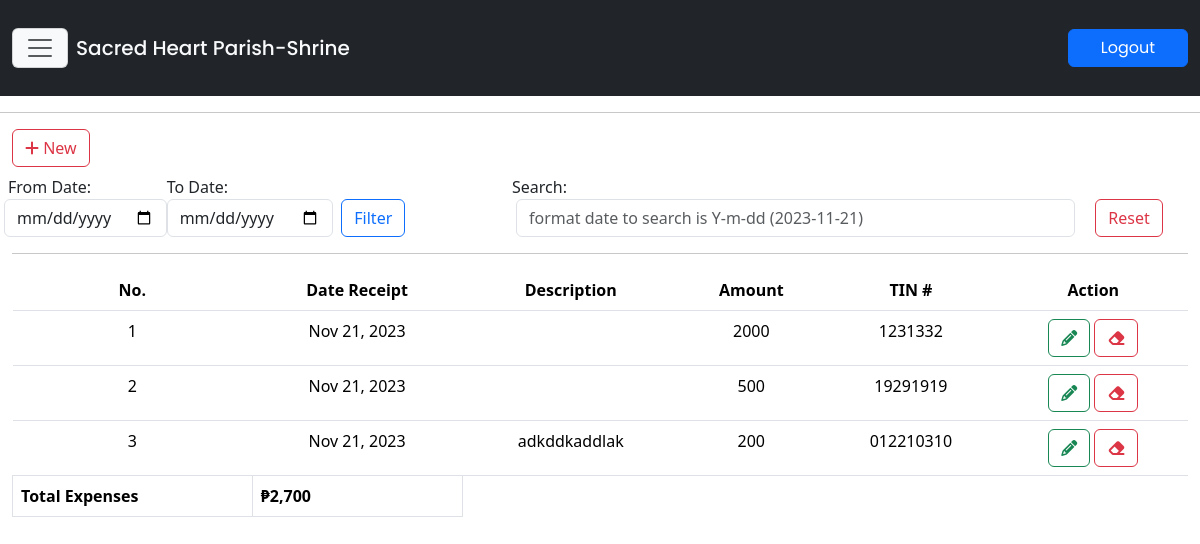
/scred_heart/main/church-expenses.php (signed in), run on the app's committed database.
### tables this page shows
CREATE TABLE `tbl_church_expenses` (
  `expenses_id` int(11) NOT NULL,
  `date_receipt` varchar(255) DEFAULT NULL,
  `description` longtext DEFAULT NULL,
  `tin` varchar(255) DEFAULT NULL,
  `expenses` varchar(255) NOT NULL,
  `encode_by` varchar(255) NOT NULL,
  `updated_by` varchar(255) NOT NULL,
  `date_encode` varchar(255) DEFAULT NULL,
  `date_updated` varchar(255) DEFAULT NULL
);

### scred_heart/inc/functions.php (called while the page is built, shortened)
<?php
include("conn.php");
$view_church_tbl_expenses = "SELECT *, expenses AS total_church_expenses  FROM tbl_church_expenses ORDER BY expenses_id DESC";
$church_tbl_list = $conn->query($view_church_tbl_expenses) or die($conn->error);
?>

### scred_heart/main/church-expenses.php (the view, shortened to what this page needs)
<?php
require_once "../inc/functions.php";
?>
<!DOCTYPE html>
<html lang="en">
<?php require_once "template-parts/head.php"; ?>
<body>
<?php
require_once "template-parts/navLogin.php";
?>
<section id="church-expenses" class="mb-5">
<div class="container-fluid mt-5">
<div class="row">
<div class="col-md-12 mt-3">
<h5 class="">List of Expenses</h5>
</div>
</div>
</div>
<hr>
<div class="container-fluid">
<div class="row">
	<div class="col-md-12">
		<button type="button" class="btn btn-outline-danger" data-bs-toggle="modal" data-bs-target="#modaladdchurchExpenses"><i class="fa-solid fa-plus"></i> New</button>
	</div>
</div>
<div class="row mb-md-3 mb-2">
<div class="col-md-5 mb-md-0 mb-3">
<div class="row mt-2">
			<div class="col-md-4 ps-1 pe-0">
			<label class="ms-1">From Date:</label>
			<input type="date" class="form-control" name="churchexp_from_date" id="churchexp_from_date">
		</div>
		<div class="col-md-4 ps-md-0 ps-1 ps pe-0">
			<label>To Date:</label>
			<input type="date" class="form-control" name="churchexp_to_date" id="churchexp_to_date">
		</div>
		<div class="col-md-4 p-0 mt-4">
			<input type="button" name="churchexp_filter" id="churchexp_filter" class="btn ms-md-2 ms-0 btn-outline-primary" value="Filter">
		</div>
	</div>
</div>
<div class="col-md-7">
<div class="row">
<div class="col-md-12">
	<label class="mt-2">Search:</label>
</div>
</div>
<div class="row">
	<div class="col-md-10">
		<input type="search" id="seachChurchExp" placeholder="format date to search is Y-m-dd (2023-11-21)" class="form-control ms-1 me-2 seachChurchExp">
	</div>
	<div class="col-md-2">
		<a href="church-expenses" class="mt-md-0 mt-2 text-end text-md-start btn btn-outline-danger" type="button">Reset</a>
	</div>
</div>
</div>
</div>
<hr>
<div class="row">
<div class="col-md-12">
<div class="table-responsive">
<div id="showChurchExpensesData">
<table class="table table-hover" id="table-church-expenses">
<thead>
	<tr class="text-center">
		<th>No.</th>
		<th>Date Receipt</th>
		<th>Description</th>
		<th>Amount</th>
		<th>TIN #</th>
		<th>Action</th>
	</tr>
</thead>
<?php
	$ctr = 1;
	$peso_sign = "\xE2\x82\xB1";
	$total_amount = 0;
	while ($row_church = $church_tbl_list->fetch_assoc()) {
	$originalDate = $row_church["date_receipt"];
	$datechurch = new DateTime($originalDate);
	$formatDate = $datechurch->format("M d, Y");
	$total_amount += $row_church["expenses"];
?>
<tbody>
<tr class="text-center">
	<td><?= $ctr; ?></td>
	<td><?= $formatDate; ?></td>
	<td><?= $row_church["description"]; ?></td>
	<td><?= $row_church["expenses"]; ?></td>
	<td><?= $row_church["tin"]; ?></td>
	<td>
		<a href="#" id="<?= $row_church['expenses_id']; ?>" class="btn btn-outline-success editChurch-data" type="button" data-bs-toggle="modal" data-bs-target="#modalUpdateChurch"><i class="fa-solid fa-pencil"></i></a> <a id="<?= $row_church['expenses_id']; ?>" href="#" type="button" class="btn btn-outline-danger deleteChurch-data" data-bs-toggle="modal" data-bs-target="#modalDeleteChurchExp"><i class="fa-solid fa-eraser"></i></a>
	</td>
</tr>
<?php
		$ctr++;
	}
?>
<tr>
	<th class='border'>Total Expenses</th>
	<td class="border fw-bolder">
	<?php
		echo $peso_sign.number_format($total_amount);
	?>
	</td>
</tr>
</tbody>
</table>
</div>
</div>
</div>
</div>
</div>
</section>
</body>
</html>

### scred_heart/main/css/custom.css (style rules this page uses)
:root { --sofia: "Sofia", sans-serif; --arial: Arial; --tang: "Tangerine", serif; --Comic: "Comic Sans MS", cursive, sans-serif; --Roman: times new roman; --cursive: cursive; --bgGradient: linear-gradient(132deg, rgb(0,0,0), #8d8686); --yellowish: #a0e11f; --maroon: rgba(230,16,16,0.85); --blackish: rgba(0,0,0,0.71); --verdigis: #50a2a7; --divBackground: rgba(22, 22, 21, .6); --menuBackground: rgba(192, 146, 49, .8); --whiteBackground: rgba(251, 244, 248, .9); --stroke: rgb(19, 20, 21) 4px 0px 0px, rgb(19, 20, 21) 3.87565px 0.989616px 0px, rgb(19, 20, 21) 3.51033px 1.9177px 0px, rgb(19, 20, 21) 2.92676px 2.72656px 0px, rgb(19, 20, 21) 2.16121px 3.36588px 0px, rgb(19, 20, 21) 1.26129px 3.79594px 0px, rgb(19, 20, 21) 0.282949px 3.98998px 0px, rgb(19, 20, 21) -0.712984px 3.93594px 0px, rgb(19, 20, 21) -1.66459px 3.63719px 0px, rgb(19, 20, 21) -2.51269px 3.11229px 0px, rgb(19, 20, 21) -3.20457px 2.39389px 0px, rgb(19, 20, 21) -3.69721px 1.52664px 0px, rgb(19, 20, 21) -3.95997px 0.56448px 0px, rgb(19, 20, 21) -3.97652px -0.432781px 0px, rgb(19, 20, 21) -3.74583px -1.40313px 0px, rgb(19, 20, 21) -3.28224px -2.28625px 0px, rgb(19, 20, 21) -2.61457px -3.02721px 0px, rgb(19, 20, 21) -1.78435px -3.57996px 0px, rgb(19, 20, 21) -0.843183px -3.91012px 0px, rgb(19, 20, 21) 0.150409px -3.99717px 0px, rgb(19, 20, 21) 1.13465px -3.8357px 0px, rgb(19, 20, 21) 2.04834px -3.43574px 0px, rgb(19, 20, 21) 2.83468px -2.82216px 0px, rgb(19, 20, 21) 3.44477px -2.03312px 0px, rgb(19, 20, 21) 3.84068px -1.11766px 0px, rgb(19, 20, 21) 3.9978px -0.132717px 0px;; }
html,body { margin: 0; padding: 0; max-width: 100%; scroll-behavior: smooth; box-sizing: border-box; }

### data on the page
tbl_church_expenses: date_receipt "Nov 21, 2023", expenses "2000", tin "1231332"
tbl_church_expenses: date_receipt "Nov 21, 2023", expenses "500", tin "19291919"
tbl_church_expenses: date_receipt "Nov 21, 2023", description "adkddkaddlak", expenses "200", tin "012210310"

### other printed values
$peso_sign "₱"
$total_amount "2,700"
